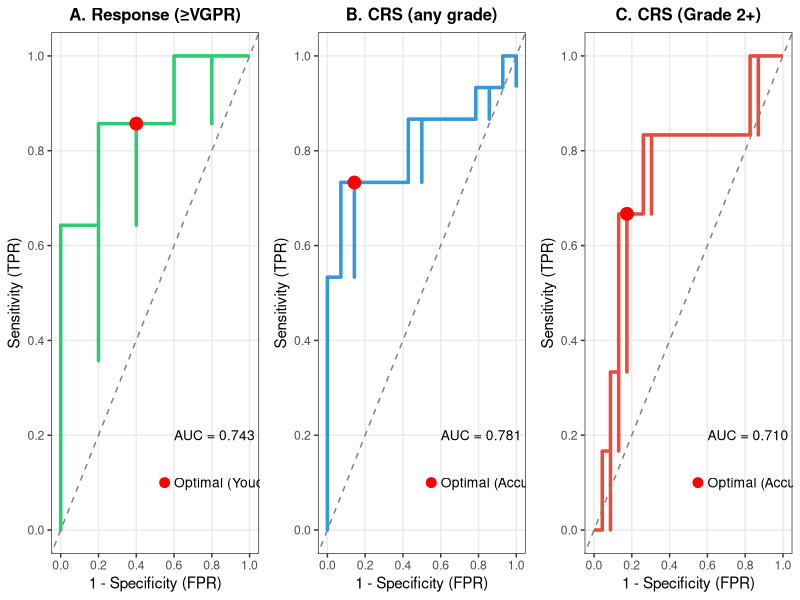
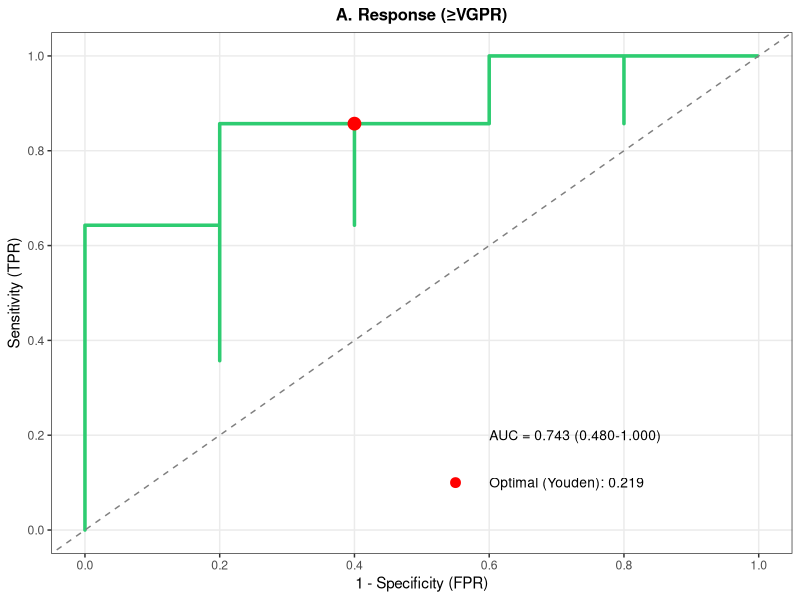
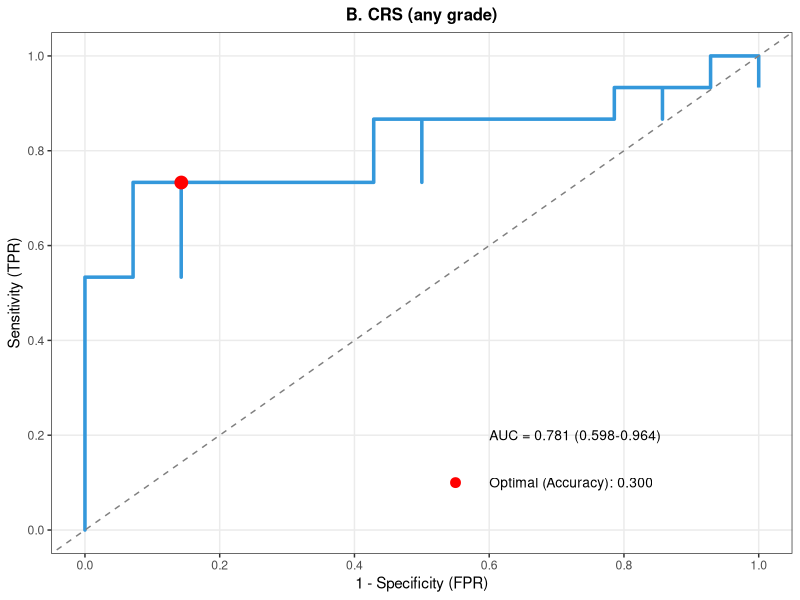
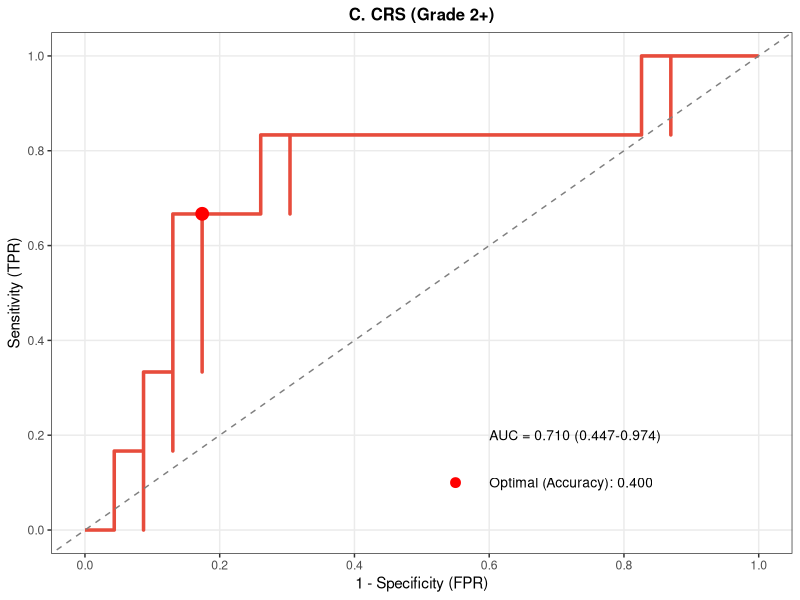

Here is the R script that generated these plots, in order:
#===============================================================================
# Teclistamab PK ROC Analysis: Cavg_120hr Cut-off Evaluation
#
# Generate:
# 1. Cut-off comparison table with performance metrics
# 2. ROC curves for Response (≥VGPR), CRS (any grade), CRS (Grade 2+)
# 3. Optimal cut-off selection:
#    - Response (≥VGPR): Youden's Index
#    - CRS (any grade, Grade 2+): Accuracy
#
# PREREQUISITE: Run pk_simulation.R first
#===============================================================================

library(tidyverse)
library(pROC)
library(gridExtra)

cat("==========================================================\n")
cat("    Teclistamab PK ROC Analysis: Cavg_120hr\n")
cat("==========================================================\n\n")

#-------------------------------------------------------------------------------
# 1. Load Data
#-------------------------------------------------------------------------------

cat("Loading data...\n")

pk_ae_data <- read_csv("pk_ae_merged_results.csv", show_col_types = FALSE)
response_data <- read_csv("response_data.csv", show_col_types = FALSE)

dosing_all <- read_csv("mrgsolve_dosing_full.csv", show_col_types = FALSE) %>%
  filter(TIME >= 0) %>%
  arrange(ID, TIME)

dose_counts <- dosing_all %>%
  group_by(ID) %>%
  summarise(N_doses_actual = n(), .groups = "drop")

#-------------------------------------------------------------------------------
# 2. Prepare Analysis Data
#-------------------------------------------------------------------------------

analysis_data <- pk_ae_data %>%
  left_join(response_data, by = "PID") %>%
  left_join(dose_counts, by = "ID") %>%
  mutate(
    VGPR_or_better = ifelse(RESP_CTX %in% c("sCR", "CR", "VGPR"), 1, 0),
    Has_6doses = N_doses_actual >= 6
  )

cat("Total patients:", nrow(analysis_data), "\n")
cat("Patients with ≥6 doses:", sum(analysis_data$Has_6doses, na.rm = TRUE), "\n")

#-------------------------------------------------------------------------------
# 3. Function to Calculate Performance Metrics at Each Cut-off
#-------------------------------------------------------------------------------

calc_cutoff_metrics <- function(data, outcome_var, pk_var, cutoffs) {

  results <- map_dfr(cutoffs, function(cutoff) {
    # Predicted positive if pk_var >= cutoff
    pred_pos <- data[[pk_var]] >= cutoff
    actual_pos <- data[[outcome_var]] == 1

    # Confusion matrix
    TP <- sum(pred_pos & actual_pos, na.rm = TRUE)
    TN <- sum(!pred_pos & !actual_pos, na.rm = TRUE)
    FP <- sum(pred_pos & !actual_pos, na.rm = TRUE)
    FN <- sum(!pred_pos & actual_pos, na.rm = TRUE)

    # Metrics
    sensitivity <- ifelse((TP + FN) > 0, TP / (TP + FN), NA)
    specificity <- ifelse((TN + FP) > 0, TN / (TN + FP), NA)
    ppv <- ifelse((TP + FP) > 0, TP / (TP + FP), NA)
    npv <- ifelse((TN + FN) > 0, TN / (TN + FN), NA)
    accuracy <- ifelse((TP + TN + FP + FN) > 0, (TP + TN) / (TP + TN + FP + FN), NA)

    # Youden's J Index
    youden_j <- sensitivity + specificity - 1

    # F1 Score
    f1 <- ifelse((sensitivity + ppv) > 0, 2 * (ppv * sensitivity) / (ppv + sensitivity), NA)

    # Likelihood Ratios
    lr_pos <- ifelse(specificity < 1, sensitivity / (1 - specificity), Inf)
    lr_neg <- ifelse(sensitivity < 1, (1 - sensitivity) / specificity, Inf)

    tibble(
      Cutoff = cutoff,
      Sensitivity = round(sensitivity, 3),
      Specificity = round(specificity, 3),
      PPV = round(ppv, 3),
      NPV = round(npv, 3),
      Accuracy = round(accuracy, 3),
      `Youden's J` = round(youden_j, 3),
      `F1 Score` = round(f1, 3),
      `LR+` = round(lr_pos, 3),
      `LR-` = round(lr_neg, 3)
    )
  })

  return(results)
}

#-------------------------------------------------------------------------------
# 4. Response (≥VGPR) Analysis - Patients with ≥6 doses
#-------------------------------------------------------------------------------

cat("\n=== Response (≥VGPR) Cut-off Analysis ===\n")

# Filter for ≥6 doses
response_data_filtered <- analysis_data %>%
  filter(Has_6doses & !is.na(VGPR_or_better) & !is.na(Cavg_120hr))

cat("Patients for response analysis:", nrow(response_data_filtered), "\n")
cat("≥VGPR events:", sum(response_data_filtered$VGPR_or_better), "\n")

# ROC curve FIRST to get optimal threshold
roc_response <- roc(response_data_filtered$VGPR_or_better,
                    response_data_filtered$Cavg_120hr, quiet = TRUE)
auc_response <- auc(roc_response)
ci_response <- ci.auc(roc_response)

# Get optimal threshold from ROC (Youden's Index)
coords_response <- coords(roc_response, "best", ret = c("threshold", "sensitivity", "specificity"),
                          best.method = "youden")

cat(sprintf("ROC AUC: %.3f (%.3f-%.3f)\n", auc_response, ci_response[1], ci_response[3]))
cat(sprintf("ROC Optimal Threshold (Youden): %.3f\n", coords_response$threshold))

# Define cut-offs to evaluate - include ROC optimal threshold
cutoffs_response <- sort(unique(c(seq(0.15, 0.45, by = 0.05), coords_response$threshold)))

# Calculate metrics
response_metrics <- calc_cutoff_metrics(
  response_data_filtered,
  "VGPR_or_better",
  "Cavg_120hr",
  cutoffs_response
)

# Mark the ROC optimal cut-off
response_metrics <- response_metrics %>%
  mutate(Optimal = ifelse(abs(Cutoff - coords_response$threshold) < 0.001, "***", ""))

# Find optimal cut-off by Youden's J from table
optimal_response <- response_metrics %>%
  filter(!is.na(`Youden's J`)) %>%
  arrange(desc(`Youden's J`)) %>%
  head(1)

cat("\n--- Response (≥VGPR) Cut-off Comparison ---\n")
print(response_metrics, n = 20)
cat(sprintf("\n>>> Optimal Cut-off (Youden's J): %.3f <<<\n", coords_response$threshold))

#-------------------------------------------------------------------------------
# 5. CRS (any grade) Analysis - All patients
#-------------------------------------------------------------------------------

cat("\n=== CRS (any grade) Cut-off Analysis ===\n")

crs_data <- analysis_data %>%
  filter(!is.na(CRS_any) & !is.na(Cavg_120hr))

cat("Patients for CRS analysis:", nrow(crs_data), "\n")
cat("CRS events:", sum(crs_data$CRS_any), "\n")

# ROC curve
roc_crs <- roc(crs_data$CRS_any, crs_data$Cavg_120hr, quiet = TRUE)
auc_crs <- auc(roc_crs)
ci_crs <- ci.auc(roc_crs)

cat(sprintf("ROC AUC: %.3f (%.3f-%.3f)\n", auc_crs, ci_crs[1], ci_crs[3]))

# Define cut-offs
cutoffs_crs <- seq(0.15, 0.55, by = 0.05)

# Calculate metrics
crs_metrics <- calc_cutoff_metrics(crs_data, "CRS_any", "Cavg_120hr", cutoffs_crs)

# Find optimal cut-off by ACCURACY (not Youden's J)
optimal_crs <- crs_metrics %>%
  filter(!is.na(Accuracy)) %>%
  arrange(desc(Accuracy)) %>%
  head(1)

# Add optimal cut-off to the list if not already present
if (!any(abs(cutoffs_crs - optimal_crs$Cutoff) < 0.001)) {
  cutoffs_crs <- sort(unique(c(cutoffs_crs, optimal_crs$Cutoff)))
  crs_metrics <- calc_cutoff_metrics(crs_data, "CRS_any", "Cavg_120hr", cutoffs_crs)
}

# Mark the optimal cut-off (by Accuracy)
crs_metrics <- crs_metrics %>%
  mutate(Optimal = ifelse(abs(Cutoff - optimal_crs$Cutoff) < 0.001, "***", ""))

# Create coords_crs for ROC plot (using Accuracy-based optimal)
coords_crs <- list(
  threshold = optimal_crs$Cutoff,
  sensitivity = optimal_crs$Sensitivity,
  specificity = optimal_crs$Specificity
)

cat("\n--- CRS (any grade) Cut-off Comparison ---\n")
print(crs_metrics, n = 20)
cat(sprintf("\n>>> Optimal Cut-off (Accuracy): %.3f <<<\n", optimal_crs$Cutoff))

#-------------------------------------------------------------------------------
# 6. CRS (Grade 2+) Analysis
#-------------------------------------------------------------------------------

cat("\n=== CRS (Grade 2+) Cut-off Analysis ===\n")

crs_gr2_data <- analysis_data %>%
  filter(!is.na(CRS_gr2) & !is.na(Cavg_120hr))

cat("Patients for CRS Gr2+ analysis:", nrow(crs_gr2_data), "\n")
cat("CRS Gr2+ events:", sum(crs_gr2_data$CRS_gr2), "\n")

# ROC curve
roc_crs_gr2 <- roc(crs_gr2_data$CRS_gr2, crs_gr2_data$Cavg_120hr, quiet = TRUE)
auc_crs_gr2 <- auc(roc_crs_gr2)
ci_crs_gr2 <- ci.auc(roc_crs_gr2)

cat(sprintf("ROC AUC: %.3f (%.3f-%.3f)\n", auc_crs_gr2, ci_crs_gr2[1], ci_crs_gr2[3]))

# Define cut-offs
cutoffs_crs_gr2 <- seq(0.15, 0.55, by = 0.05)

# Calculate metrics
crs_gr2_metrics <- calc_cutoff_metrics(crs_gr2_data, "CRS_gr2", "Cavg_120hr", cutoffs_crs_gr2)

# Find optimal cut-off by ACCURACY (not Youden's J)
optimal_crs_gr2 <- crs_gr2_metrics %>%
  filter(!is.na(Accuracy)) %>%
  arrange(desc(Accuracy)) %>%
  head(1)

# Add optimal cut-off to the list if not already present
if (!any(abs(cutoffs_crs_gr2 - optimal_crs_gr2$Cutoff) < 0.001)) {
  cutoffs_crs_gr2 <- sort(unique(c(cutoffs_crs_gr2, optimal_crs_gr2$Cutoff)))
  crs_gr2_metrics <- calc_cutoff_metrics(crs_gr2_data, "CRS_gr2", "Cavg_120hr", cutoffs_crs_gr2)
}

# Mark the optimal cut-off (by Accuracy)
crs_gr2_metrics <- crs_gr2_metrics %>%
  mutate(Optimal = ifelse(abs(Cutoff - optimal_crs_gr2$Cutoff) < 0.001, "***", ""))

# Create coords_crs_gr2 for ROC plot (using Accuracy-based optimal)
coords_crs_gr2 <- list(
  threshold = optimal_crs_gr2$Cutoff,
  sensitivity = optimal_crs_gr2$Sensitivity,
  specificity = optimal_crs_gr2$Specificity
)

cat("\n--- CRS (Grade 2+) Cut-off Comparison ---\n")
print(crs_gr2_metrics, n = 20)
cat(sprintf("\n>>> Optimal Cut-off (Accuracy): %.3f <<<\n", optimal_crs_gr2$Cutoff))

#-------------------------------------------------------------------------------
# 7. Create ROC Curve Plots
#-------------------------------------------------------------------------------

cat("\n=== Creating ROC Curves ===\n")

# Function to create ROC plot
create_roc_plot <- function(roc_obj, auc_val, ci_vals, optimal_coords, title, color, method = "Youden") {

  # Extract ROC data and sort properly for step plot
  roc_df <- data.frame(
    specificity = roc_obj$specificities,
    sensitivity = roc_obj$sensitivities
  ) %>%
    arrange(specificity) %>%
    mutate(fpr = 1 - specificity)

  # AUC label
  auc_label <- sprintf("AUC = %.3f (%.3f-%.3f)", auc_val, ci_vals[1], ci_vals[3])
  optimal_label <- sprintf("Optimal (%s): %.3f", method, optimal_coords$threshold)

  ggplot(roc_df, aes(x = fpr, y = sensitivity)) +
    geom_step(color = color, size = 1.2, direction = "vh") +
    geom_abline(intercept = 0, slope = 1, linetype = "dashed", color = "gray50") +
    geom_point(
      data = data.frame(
        x = 1 - optimal_coords$specificity,
        y = optimal_coords$sensitivity
      ),
      aes(x = x, y = y),
      color = "red", size = 4
    ) +
    annotate("text", x = 0.6, y = 0.2, label = auc_label, size = 3.5, hjust = 0) +
    annotate("point", x = 0.55, y = 0.1, color = "red", size = 3) +
    annotate("text", x = 0.6, y = 0.1, label = optimal_label, size = 3.5, hjust = 0) +
    labs(
      title = title,
      x = "1 - Specificity (FPR)",
      y = "Sensitivity (TPR)"
    ) +
    scale_x_continuous(limits = c(0, 1), breaks = seq(0, 1, 0.2)) +
    scale_y_continuous(limits = c(0, 1), breaks = seq(0, 1, 0.2)) +
    theme_bw(base_size = 11) +
    theme(
      plot.title = element_text(face = "bold", size = 12, hjust = 0.5),
      panel.grid.minor = element_blank()
    )
}

# Create individual ROC plots
p_roc_response <- create_roc_plot(
  roc_response, auc_response, ci_response, coords_response,
  "A. Response (≥VGPR)", "#2ecc71"
)

p_roc_crs <- create_roc_plot(
  roc_crs, auc_crs, ci_crs, coords_crs,
  "B. CRS (any grade)", "#3498db", method = "Accuracy"
)

p_roc_crs_gr2 <- create_roc_plot(
  roc_crs_gr2, auc_crs_gr2, ci_crs_gr2, coords_crs_gr2,
  "C. CRS (Grade 2+)", "#e74c3c", method = "Accuracy"
)

# Combine ROC plots
roc_combined <- grid.arrange(
  p_roc_response, p_roc_crs, p_roc_crs_gr2,
  ncol = 3, nrow = 1
)

ggsave("roc_curves_combined.png", roc_combined, width = 14, height = 5, dpi = 300)
cat("Saved: roc_curves_combined.png\n")

# Save individual plots
ggsave("roc_response.png", p_roc_response, width = 5, height = 5, dpi = 300)
ggsave("roc_crs_any.png", p_roc_crs, width = 5, height = 5, dpi = 300)
ggsave("roc_crs_gr2.png", p_roc_crs_gr2, width = 5, height = 5, dpi = 300)

#-------------------------------------------------------------------------------
# 8. Save Cut-off Comparison Tables
#-------------------------------------------------------------------------------

cat("\n=== Saving Tables ===\n")

# Add outcome column and combine
response_metrics_out <- response_metrics %>%
  mutate(Outcome = "Response (≥VGPR)", .before = 1)

crs_metrics_out <- crs_metrics %>%
  mutate(Outcome = "CRS (any grade)", .before = 1)

crs_gr2_metrics_out <- crs_gr2_metrics %>%
  mutate(Outcome = "CRS (Grade 2+)", .before = 1)

# Combined table
all_metrics <- bind_rows(response_metrics_out, crs_metrics_out, crs_gr2_metrics_out)

write_csv(all_metrics, "cutoff_metrics_all.csv")
cat("Saved: cutoff_metrics_all.csv\n")

# Individual tables
write_csv(response_metrics, "cutoff_metrics_response.csv")
write_csv(crs_metrics, "cutoff_metrics_crs_any.csv")
write_csv(crs_gr2_metrics, "cutoff_metrics_crs_gr2.csv")
cat("Saved: cutoff_metrics_response.csv\n")
cat("Saved: cutoff_metrics_crs_any.csv\n")
cat("Saved: cutoff_metrics_crs_gr2.csv\n")

#-------------------------------------------------------------------------------
# 9. Summary Table (Optimal Cut-offs)
#    - Response: Youden's Index
#    - CRS: Accuracy
#-------------------------------------------------------------------------------

cat("\n=== Optimal Cut-off Summary ===\n")
cat("  Response: Youden's Index | CRS: Accuracy\n")

# Get metrics at the optimal thresholds
optimal_response_roc <- response_metrics %>% filter(abs(Cutoff - coords_response$threshold) < 0.001)
optimal_crs_roc <- crs_metrics %>% filter(abs(Cutoff - coords_crs$threshold) < 0.001)
optimal_crs_gr2_roc <- crs_gr2_metrics %>% filter(abs(Cutoff - coords_crs_gr2$threshold) < 0.001)

optimal_summary <- bind_rows(
  optimal_response_roc %>% mutate(Outcome = "Response (≥VGPR)",
                               Method = "Youden",
                               AUC = sprintf("%.3f (%.3f-%.3f)", auc_response, ci_response[1], ci_response[3])),
  optimal_crs_roc %>% mutate(Outcome = "CRS (any grade)",
                          Method = "Accuracy",
                          AUC = sprintf("%.3f (%.3f-%.3f)", auc_crs, ci_crs[1], ci_crs[3])),
  optimal_crs_gr2_roc %>% mutate(Outcome = "CRS (Grade 2+)",
                              Method = "Accuracy",
                              AUC = sprintf("%.3f (%.3f-%.3f)", auc_crs_gr2, ci_crs_gr2[1], ci_crs_gr2[3]))
) %>%
  select(Outcome, Method, Cutoff, AUC, Sensitivity, Specificity, `Youden's J`, PPV, NPV, Accuracy, `F1 Score`, `LR+`, `LR-`)

cat("\n")
print(optimal_summary, width = Inf)

write_csv(optimal_summary, "optimal_cutoff_summary.csv")
cat("\nSaved: optimal_cutoff_summary.csv\n")

#-------------------------------------------------------------------------------
# 10. Print Final Summary
#-------------------------------------------------------------------------------

cat("\n")
cat("==========================================================\n")
cat("              OPTIMAL CUT-OFF SUMMARY\n")
cat("==========================================================\n\n")

cat(sprintf("Response (≥VGPR): [Youden's Index]\n"))
cat(sprintf("  Optimal Cut-off: %.3f μg/mL\n", coords_response$threshold))
cat(sprintf("  AUC: %.3f (%.3f-%.3f)\n", auc_response, ci_response[1], ci_response[3]))
cat(sprintf("  Sensitivity: %.3f, Specificity: %.3f\n", coords_response$sensitivity, coords_response$specificity))
cat(sprintf("  Youden's J: %.3f\n\n", coords_response$sensitivity + coords_response$specificity - 1))

cat(sprintf("CRS (any grade): [Accuracy]\n"))
cat(sprintf("  Optimal Cut-off: %.3f μg/mL\n", coords_crs$threshold))
cat(sprintf("  AUC: %.3f (%.3f-%.3f)\n", auc_crs, ci_crs[1], ci_crs[3]))
cat(sprintf("  Sensitivity: %.3f, Specificity: %.3f\n", coords_crs$sensitivity, coords_crs$specificity))
cat(sprintf("  Accuracy: %.3f\n\n", optimal_crs$Accuracy))

cat(sprintf("CRS (Grade 2+): [Accuracy]\n"))
cat(sprintf("  Optimal Cut-off: %.3f μg/mL\n", coords_crs_gr2$threshold))
cat(sprintf("  AUC: %.3f (%.3f-%.3f)\n", auc_crs_gr2, ci_crs_gr2[1], ci_crs_gr2[3]))
cat(sprintf("  Sensitivity: %.3f, Specificity: %.3f\n", coords_crs_gr2$sensitivity, coords_crs_gr2$specificity))
cat(sprintf("  Accuracy: %.3f\n", optimal_crs_gr2$Accuracy))

cat("\n==========================================================\n")
cat("                    OUTPUT FILES\n")
cat("==========================================================\n")
cat("  Tables:\n")
cat("    - cutoff_metrics_all.csv (all outcomes combined)\n")
cat("    - cutoff_metrics_response.csv\n")
cat("    - cutoff_metrics_crs_any.csv\n")
cat("    - cutoff_metrics_crs_gr2.csv\n")
cat("    - optimal_cutoff_summary.csv\n")
cat("  Figures:\n")
cat("    - roc_curves_combined.png (3-panel ROC)\n")
cat("    - roc_response.png\n")
cat("    - roc_crs_any.png\n")
cat("    - roc_crs_gr2.png\n")
cat("==========================================================\n")
cat("                 Analysis Complete!\n")
cat("==========================================================\n")
